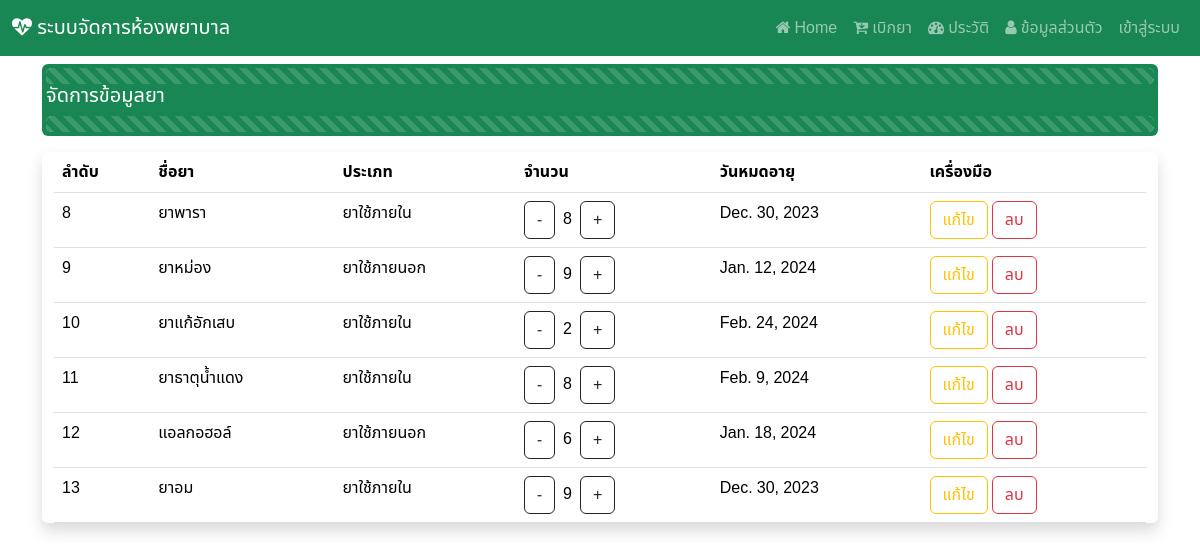
Page /manage_drug on the earlier database version.
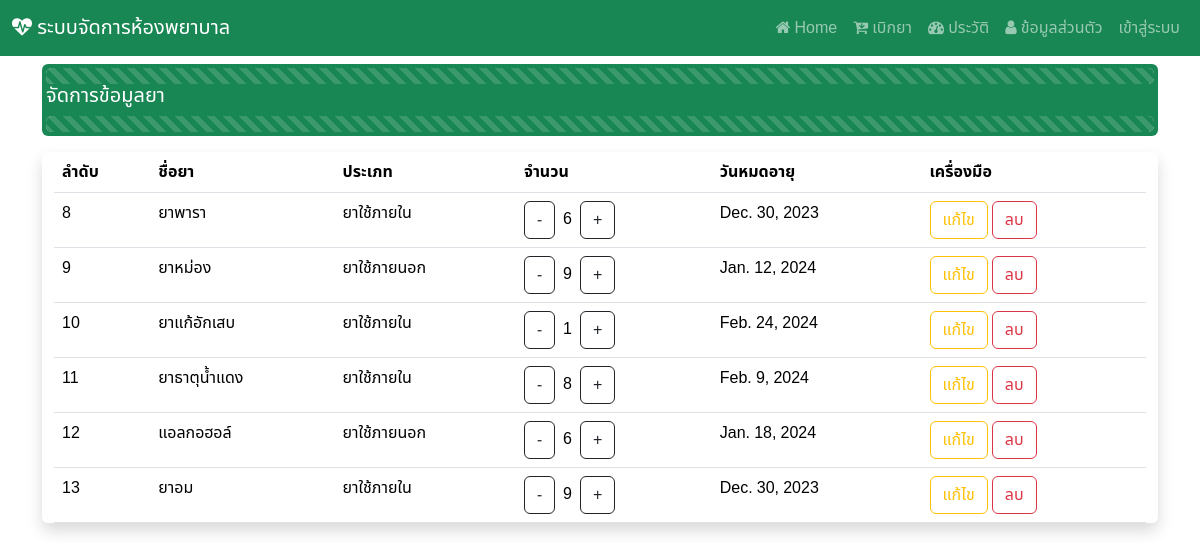
Same page on the later database version.
### Hospital_app/models.py (models this page shows, shortened)
class drug(models.Model):
    drug_id = models.AutoField(primary_key=True)
    drug_name = models.CharField(max_length=255)
    drug_type = models.ForeignKey(d_type, on_delete=models.CASCADE)
    drug_qty = models.IntegerField()
    drug_exp = models.DateField()

class d_type(models.Model):
    type_id = models.AutoField(primary_key=True)
    type_name = models.CharField(max_length=255)
    def __str__(self):
        return f"{self.type_name}"

### Hospital_app/views.py (the view)
# urls.py: path('manage_drug',views.manage_drug),
def manage_drug(request):
    show_drug = drug.objects.all()
    context  = {"drug" : show_drug}
    return render(request,'edit_drug.html',context)

### Hospital_app/templates/edit_drug.html (shortened to what this page needs)
{% extends "base.html" %}
{% block content %}
<div class="mt-2 p-1 bg-success text-white rounded">
  <div class="progress">
    <div class="progress-bar bg-success progress-bar-striped" style="width:100%"></div>
  </div>
    <h5>จัดการข้อมูลยา</h5>
    <div class="progress">
      <div class="progress-bar bg-success progress-bar-striped" style="width:100%"></div>
    </div>
  </div>
<div class="container-fluid my-3 justify-content-center align-items-center shadow rounded">
<table class="table table-responsive">
    <thead>
        <tr>
            <th><div class="col d-none d-sm-block">
              ลำดับ
            </div></th>
            <th>ชื่อยา</th>
            <th>ประเภท</th>
            <th>จำนวน</th>
            <th>
              <div class="col d-none d-sm-block">
                วันหมดอายุ
              </div>
            </th>
            <th>เครื่องมือ</th>
        </tr>
    </thead>
    <tbody>
        {% for i in drug %}
        <tr>
            <td>{{i.drug_id}}</td>
            <td>{{i.drug_name}}</td>
            <td>{{i.drug_type}}</td>
            <td><a class="btn btn-outline-dark me-2" href="decrease_drug/{{i.drug_id}}">-</a>{{i.drug_qty}}<a class="btn btn-outline-dark ms-2" href="increase_drug/{{i.drug_id}}">+</a></td>
            <td>{{i.drug_exp}}</td>
            <td> {% comment %} ปุ่มแก้ไข และ ลบ จะกลายเป็นไอคอนไม่จอลดขนาดลง {% endcomment %}
              <div class="col d-none d-sm-block">
                <a href="edit/{{i.drug_id}}" class="btn btn-outline-warning">แก้ไข<a/>
                  <a href="#" class="btn btn-outline-danger" data-bs-toggle="modal"
                  data-bs-target="#deleteConfirmationModal"
                  onclick="setDeleteUrl('delete/{{i.drug_id}}')">
                  ลบ
                    </a>
              </div>
              </td>{% comment %} ปุ่มแก้ไข และ ลบ จะกลายเป็นไอคอนไม่จอลดขนาดลง {% endcomment %}
        </tr>
        {% endfor %}
    </tbody>
</div>
{% endblock  %}

### Hospital_app/templates/base.html (shortened to what this page needs)
<!DOCTYPE html>
<html>
  <head>
    {% load bootstrap5 %} {% bootstrap_css %} {% bootstrap_javascript %}
    <link rel="stylesheet" href="path/to/font-awesome/css/font-awesome.min.css">
    <link
      href="https://maxcdn.bootstrapcdn.com/font-awesome/4.7.0/css/font-awesome.min.css"
      rel="stylesheet"
    />
  </head>
  <body>
    <nav class="navbar navbar-expand-lg navbar-dark bg-success">
      <div class="container-fluid">
        <a class="navbar-brand" href="/"><i class="fa fa-heartbeat" aria-hidden="true"></i>
        ระบบจัดการห้องพยาบาล
        </a>
        <div class="collapse navbar-collapse" id="navbarNav">
          <ul class="navbar-nav ms-auto">
            <li class="nav-item">
              <a class="nav-link" href="/">
                <i class="fa fa-home" aria-hidden="true"></i>
                Home</a>
            </li>
            <li class="nav-item">
              <a class="nav-link" href="/buy_drug">
                <i class="fa fa-cart-arrow-down" aria-hidden="true"></i>
                เบิกยา</a>
            </li>
            <li class="nav-item">
              <a class="nav-link" href="{% url 'view_own_medication_history' %}">
                <i class="fa fa-tachometer" aria-hidden="true"></i>
                ประวัติ</a>
            </li>
            <li class="nav-item">
              <a class="nav-link" href="/edit_profile">
                <i class="fa fa-user" aria-hidden="true"></i>
                ข้อมูลส่วนตัว</a>
            </li>
            {% if user.is_authenticated %}
            <li class="nav-item">
              <a class="nav-link" href="logout">ออกจากระบบ</a>
            </li>
            {% else %}
            <li class="nav-item">
              <a class="nav-link" href="/login">เข้าสู่ระบบ</a>
            </li>
            {% endif %}
          </ul>
        </div>
      </div>
    </nav>
    <div class="container">
      {% block content%}
      {% endblock %}
    </div>
  </body>
</html>

### Hospital_app/templates/base.html (style rules this page uses)
body { font-family: "Noto Sans Thai", sans-serif; }

Differences in the rows shown:
changed drug "ยาพารา": drug_qty "8" → "6"
changed drug "ยาแก้อักเสบ": drug_qty "2" → "1"
